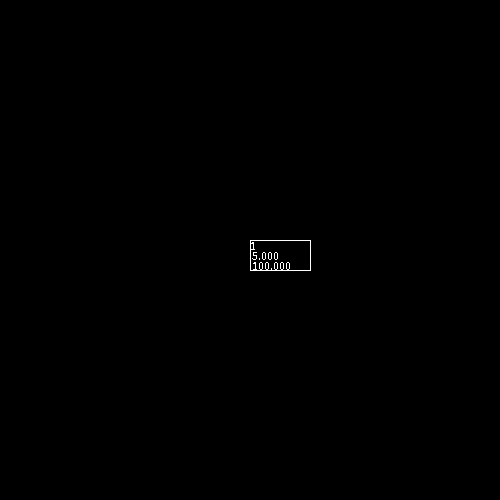
Frame 1 (no input)
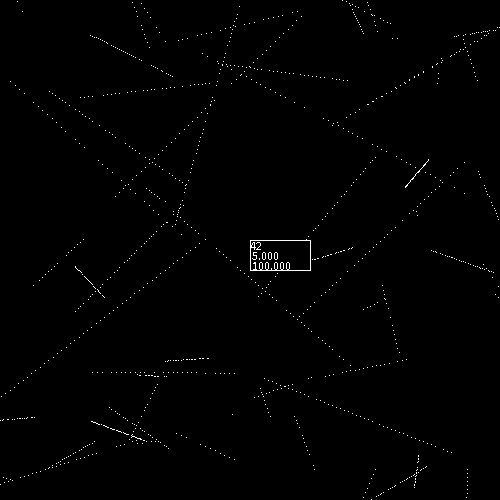
Frame 60 (the mouse pressed at the canvas centre just before this capture)
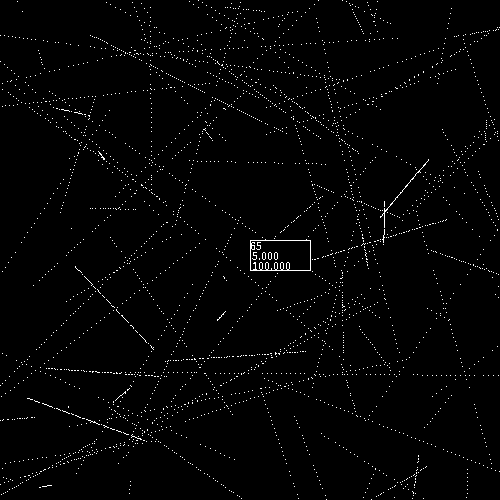
Frame 120 (the mouse held since frame 60 and released just before this capture)

The Processing sketch that drew these frames (run headless with seeded random() and noise(); from frame 60 on, the mouse is pressed at the canvas centre):

// Processing sketch: Essai_ArrayList
// ── Essai_ArrayList.pde
ArrayList<Particule> particules = new ArrayList <Particule>();

void setup() {
  size(500, 500);
  background(0);
  noSmooth();
  surface.setResizable(true);
}

float vitesseMax = 5;
float nbPartMax = 100;

void draw() {
  frameRate(1000);
  //background(0);

  Particule particule = new Particule(random(0, width), random(0, height), random(-vitesseMax, vitesseMax), random(-vitesseMax, vitesseMax));
  particules.add(particule);
  for (int i = 0; i < particules.size(); i++) {
    Particule part = particules.get(i);
    part.Tout();
    if (part.Delet()) particules.remove(i);
  }

  if (particules.size() > nbPartMax && nbPartMax >= 0) particules.remove(int(random(0, particules.size()-1)));
  fill(0);
  rect(width/2, height/2-10, 60, 30);
  fill(255);
  text(particules.size(), width/2, height/2);
  text(vitesseMax, width/2, height/2+10);
  text(nbPartMax, width/2, height/2+20);
}

class Particule {

  float x, y, mvtx, mvty;

  Particule(float nx, float ny, float nmvtx, float nmvty) {
    x = nx;
    y = ny;
    mvtx = nmvtx;
    mvty = nmvty;
  }

  void Affichage() {
    fill(255);
    stroke(255);
    //ellipse(x, y, 10, 10);
    point(x, y);
  }

  void Depl() {
    x+=mvtx;
    y+=mvty;
  }

  boolean Delet() {
    boolean delet = false;
    if (x>width || x<0 || y>width || y<0) { 
      return delet = true;
    } else {
      return delet = false;
    }
  }

  void Tout() {
    Depl();
    Affichage();
  }
}

void keyPressed() {
  if (key == '+') vitesseMax++;
  if (key == '-') vitesseMax--;
  if (key == '*') nbPartMax--;
  if (key == '9') nbPartMax++;
  if (key == ' ') background(0);
}
